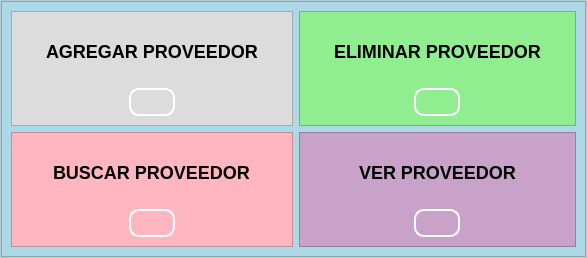
                <widget class="QWidget" name="provedor_page">
                 <layout class="QVBoxLayout" name="verticalLayout_22">
                  <property name="leftMargin">
                   <number>0</number>
                  </property>
                  <property name="topMargin">
                   <number>0</number>
                  </property>
                  <property name="rightMargin">
                   <number>0</number>
                  </property>
                  <property name="bottomMargin">
                   <number>0</number>
                  </property>
                  <item>
                   <widget class="QFrame" name="background_color_5">
                    <property name="styleSheet">
                     <string notr="true">QFrame#background_color_5{
background-color: rgba(173, 216, 230,100);
}</string>
                    </property>
                    <property name="frameShape">
                     <enum>QFrame::StyledPanel</enum>
                    </property>
                    <property name="frameShadow">
                     <enum>QFrame::Raised</enum>
                    </property>
                    <layout class="QHBoxLayout" name="horizontalLayout_12">
                     <property name="spacing">
                      <number>0</number>
                     </property>
                     <property name="leftMargin">
                      <number>0</number>
                     </property>
                     <property name="topMargin">
                      <number>0</number>
                     </property>
                     <property name="rightMargin">
                      <number>0</number>
                     </property>
                     <property name="bottomMargin">
                      <number>0</number>
                     </property>
                     <item>
                      <widget class="QFrame" name="frame_5">
                       <property name="styleSheet">
                        <string notr="true">background-color: rgb(173, 216, 230);</string>
                       </property>
                       <property name="frameShape">
                        <enum>QFrame::StyledPanel</enum>
                       </property>
                       <property name="frameShadow">
                        <enum>QFrame::Raised</enum>
                       </property>
                       <layout class="QGridLayout" name="gridLayout_4">
                        <item row="0" column="1">
                         <widget class="QFrame" name="del_frame_3">
                          <property name="styleSheet">
                           <string notr="true">QFrame{
background-color: rgb(144, 238, 144); /* Verde Claro */
}

QLabel{
    font-size: 18px; /* Tamaño de fuente */
    font-weight: bold; /* Fuente en negrita */
    color: black; /* Color del texto (negro) */
    padding: 20px; /* Espaciado interno */


}

QPushButton {
    border: 2px solid white; /* Borde blanco de 2px */
    border-radius: 10px; /* Bordes redondeados */
    padding: 5px; /* Espaciado interno */
    background-color: transparent; /* Fondo transparente */
    color: white; /* Color de texto blanco */
}

QPushButton:hover {
    background-color: rgba(255, 255, 255, 0.2); /* Fondo blanco semi-transparente al pasar el mouse */
}

QPushButton:pressed {
    background-color: rgba(255, 255, 255, 0.4); /* Fondo blanco semi-transparente al presionar */
}</string>
                          </property>
                          <property name="frameShape">
                           <enum>QFrame::StyledPanel</enum>
                          </property>
                          <property name="frameShadow">
                           <enum>QFrame::Raised</enum>
                          </property>
                          <layout class="QVBoxLayout" name="verticalLayout_24">
                           <item alignment="Qt::AlignHCenter">
                            <widget class="QLabel" name="Title_funcion_label_14">
                             <property name="font">
                              <font>
                               <pointsize>-1</pointsize>
                               <weight>75</weight>
                               <bold>true</bold>
                              </font>
                             </property>
                             <property name="text">
                              <string>ELIMINAR PROVEEDOR</string>
                             </property>
                            </widget>
                           </item>
                           <item alignment="Qt::AlignHCenter">
                            <widget class="QPushButton" name="prove_del_botton">
                             <property name="text">
                              <string/>
                             </property>
                             <property name="icon">
                              <iconset resource="../icons.qrc">
                               <normaloff>:/icons/assets/icons/icons8-vendedor-96 (1).png</normaloff>:/icons/assets/icons/icons8-vendedor-96 (1).png</iconset>
                             </property>
                             <property name="iconSize">
                              <size>
                               <width>96</width>
                               <height>96</height>
                              </size>
                             </property>
                            </widget>
                           </item>
                          </layout>
                         </widget>
                        </item>
                        <item row="0" column="0">
                         <widget class="QFrame" name="add_frame_3">
                          <property name="styleSheet">
                           <string notr="true">QFrame{
background-color: rgb(220, 220, 220);
}

QLabel{
    font-size: 18px; /* Tamaño de fuente */
    font-weight: bold; /* Fuente en negrita */
    color: black; /* Color del texto (negro) */
    padding: 20px; /* Espaciado interno */
    background-color: rgb(220, 220, 220); /* Color de fondo (gris claro) */


}

QPushButton {
    border: 2px solid white; /* Borde blanco de 2px */
    border-radius: 10px; /* Bordes redondeados */
    padding: 5px; /* Espaciado interno */
    background-color: transparent; /* Fondo transparente */
    color: white; /* Color de texto blanco */
}

QPushButton:hover {
    background-color: rgba(255, 255, 255, 0.2); /* Fondo blanco semi-transparente al pasar el mouse */
}

QPushButton:pressed {
    background-color: rgba(255, 255, 255, 0.4); /* Fondo blanco semi-transparente al presionar */
}</string>
                          </property>
                          <property name="frameShape">
                           <enum>QFrame::StyledPanel</enum>
                          </property>
                          <property name="frameShadow">
                           <enum>QFrame::Raised</enum>
                          </property>
                          <layout class="QVBoxLayout" name="verticalLayout_25">
                           <item alignment="Qt::AlignHCenter">
                            <widget class="QLabel" name="Title_funcion_label_15">
                             <property name="font">
                              <font>
                               <pointsize>-1</pointsize>
                               <weight>75</weight>
                               <bold>true</bold>
                              </font>
                             </property>
                             <property name="text">
                              <string>AGREGAR PROVEEDOR</string>
                             </property>
                            </widget>
                           </item>
                           <item alignment="Qt::AlignHCenter">
                            <widget class="QPushButton" name="prove_add_botton">
                             <property name="text">
                              <string/>
                             </property>
                             <property name="icon">
                              <iconset resource="../icons.qrc">
                               <normaloff>:/icons/assets/icons/icons8-vendedor-96.png</normaloff>:/icons/assets/icons/icons8-vendedor-96.png</iconset>
                             </property>
                             <property name="iconSize">
                              <size>
                               <width>96</width>
                               <height>96</height>
                              </size>
                             </property>
                            </widget>
                           </item>
                          </layout>
                         </widget>
                        </item>
                        <item row="2" column="1">
                         <widget class="QFrame" name="see_frame_3">
                          <property name="styleSheet">
                           <string notr="true">QFrame{
background-color: rgb(200, 162, 200); /* Morado Suave */


}

QLabel{
    font-size: 18px; /* Tamaño de fuente */
    font-weight: bold; /* Fuente en negrita */
    color: black; /* Color del texto (negro) */
    padding: 20px; /* Espaciado interno */


}

QPushButton {
    border: 2px solid white; /* Borde blanco de 2px */
    border-radius: 10px; /* Bordes redondeados */
    padding: 5px; /* Espaciado interno */
    background-color: transparent; /* Fondo transparente */
    color: white; /* Color de texto blanco */
}

QPushButton:hover {
    background-color: rgba(255, 255, 255, 0.2); /* Fondo blanco semi-transparente al pasar el mouse */
}

QPushButton:pressed {
    background-color: rgba(255, 255, 255, 0.4); /* Fondo blanco semi-transparente al presionar */
}</string>
                          </property>
                          <property name="frameShape">
                           <enum>QFrame::StyledPanel</enum>
                          </property>
                          <property name="frameShadow">
                           <enum>QFrame::Raised</enum>
                          </property>
                          <layout class="QVBoxLayout" name="verticalLayout_26">
                           <item alignment="Qt::AlignHCenter">
                            <widget class="QLabel" name="Title_funcion_label_16">
                             <property name="font">
                              <font>
                               <pointsize>-1</pointsize>
                               <weight>75</weight>
                               <bold>true</bold>
                              </font>
                             </property>
                             <property name="text">
                              <string>VER PROVEEDOR</string>
                             </property>
                            </widget>
                           </item>
                           <item alignment="Qt::AlignHCenter">
                            <widget class="QPushButton" name="prove_see_botton">
                             <property name="text">
                              <string/>
                             </property>
                             <property name="icon">
                              <iconset resource="../icons.qrc">
                               <normaloff>:/icons/assets/icons/icons8-vendedor-96 (3).png</normaloff>:/icons/assets/icons/icons8-vendedor-96 (3).png</iconset>
                             </property>
                             <property name="iconSize">
                              <size>
                               <width>96</width>
                               <height>96</height>
                              </size>
                             </property>
                            </widget>
                           </item>
                          </layout>
                         </widget>
                        </item>
                        <item row="2" column="0">
                         <widget class="QFrame" name="seach_frame_3">
                          <property name="styleSheet">
                           <string notr="true">QFrame{
background-color: rgb(255, 182, 193); /* Rosa Claro */
}

QLabel{
    font-size: 18px; /* Tamaño de fuente */
    font-weight: bold; /* Fuente en negrita */
    color: black; /* Color del texto (negro) */
    padding: 20px; /* Espaciado interno */


}

QPushButton {
    border: 2px solid white; /* Borde blanco de 2px */
    border-radius: 10px; /* Bordes redondeados */
    padding: 5px; /* Espaciado interno */
    background-color: transparent; /* Fondo transparente */
    color: white; /* Color de texto blanco */
}

QPushButton:hover {
    background-color: rgba(255, 255, 255, 0.2); /* Fondo blanco semi-transparente al pasar el mouse */
}

QPushButton:pressed {
    background-color: rgba(255, 255, 255, 0.4); /* Fondo blanco semi-transparente al presionar */
}</string>
                          </property>
                          <property name="frameShape">
                           <enum>QFrame::StyledPanel</enum>
                          </property>
                          <property name="frameShadow">
                           <enum>QFrame::Raised</enum>
                          </property>
                          <layout class="QVBoxLayout" name="verticalLayout_23">
                           <item alignment="Qt::AlignHCenter">
                            <widget class="QLabel" name="Title_funcion_label_13">
                             <property name="font">
                              <font>
                               <pointsize>-1</pointsize>
                               <weight>75</weight>
                               <bold>true</bold>
                              </font>
                             </property>
                             <property name="text">
                              <string>BUSCAR PROVEEDOR</string>
                             </property>
                            </widget>
                           </item>
                           <item alignment="Qt::AlignHCenter">
                            <widget class="QPushButton" name="prove_search_botton">
                             <property name="text">
                              <string/>
                             </property>
                             <property name="icon">
                              <iconset resource="../icons.qrc">
                               <normaloff>:/icons/assets/icons/icons8-vendedor-96 (4).png</normaloff>:/icons/assets/icons/icons8-vendedor-96 (4).png</iconset>
                             </property>
                             <property name="iconSize">
                              <size>
                               <width>96</width>
                               <height>96</height>
                              </size>
                             </property>
                            </widget>
                           </item>
                          </layout>
                         </widget>
                        </item>
                       </layout>
                      </widget>
                     </item>
                    </layout>
                   </widget>
                  </item>
                 </layout>
                </widget>
